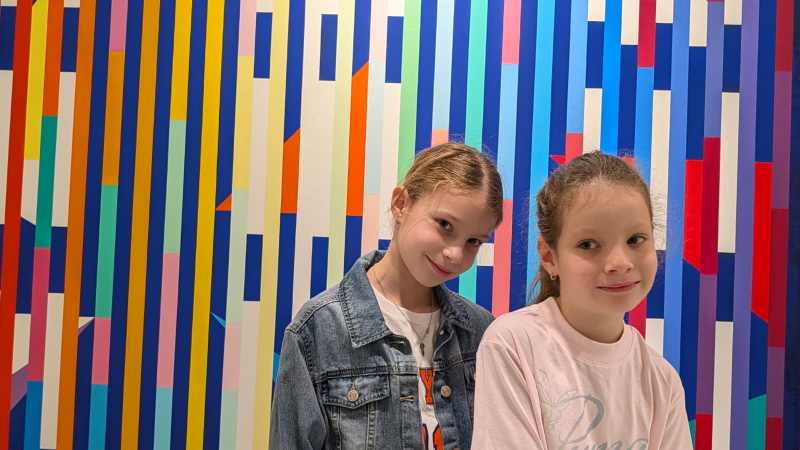
#> input picture video/v2/engine/assets/photos/IMG-20261128-WA0057.jpg, 1600 x 900 px (shown at 1/2 size)
$ python grade_photo.py assets/photos/IMG-20261128-WA0057.jpg assets/photos/IMG-20261128-WA0058.jpg
#> lines starting #> are read from the running program, lines starting #| are printed output that depends on the picture
#> in main, image is the input picture: PIL image 1600x900 RGB; mean R, G, B 130.8, 114.9, 118.7
"""Colour grade for the family photos of the v2 film, so they sit in the film's look (one grade for every photo):
the dark room is lifted, shadows lean to the film's navy, lights to its paper white, the background is calmer
(greens and greys lose colour) and the painted colours stay vivid. Skin tones are left alone.
Usage: python grade_photo.py <source.jpg> <target.jpg>   (EXIF orientation is applied, the source is not changed)"""
import sys
import numpy as np
from PIL import Image, ImageOps

INK = np.array([0x23, 0x2C, 0x5E]) / 255        # palette.js INK
PAPER = np.array([0xF7, 0xF5, 0xEE]) / 255      # palette.js PAPER
MAX_SIDE = 2200
GRADE = dict(gamma=0.78, warm=0.025, navy=0.5, navy_falloff=2.4, paper=0.22, green_keep=0.4, grey_keep=0.7,
             wood_keep=0.86, vivid_gain=0.22, contrast=0.08)


def rgb_to_hsv(rgb):
    high, low = rgb.max(-1), rgb.min(-1)
    span = high - low
    safe = np.where(span == 0, 1, span)
    r, g, b = rgb[..., 0], rgb[..., 1], rgb[..., 2]
    hue = np.where(high == r, ((g - b) / safe) % 6, np.where(high == g, (b - r) / safe + 2, (r - g) / safe + 4)) / 6
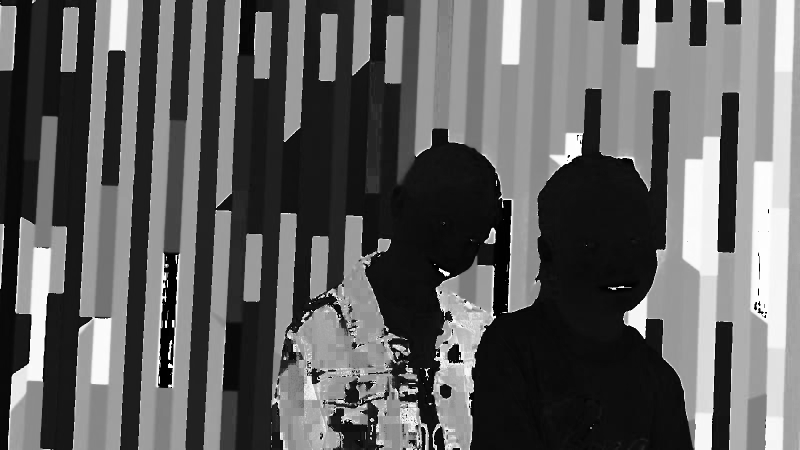
#> hue: shape (900, 1600) float64 (shown at 1/2 size); min 0, max 1, mean 0.38
    return np.stack([np.where(span == 0, 0, hue), np.where(high == 0, 0, span / np.where(high == 0, 1, high)), high], -1)


def hsv_to_rgb(hsv):
    h, s, v = hsv[..., 0] * 6, hsv[..., 1], hsv[..., 2]
    channel = lambda n: v - v * s * np.clip(np.minimum((n + h) % 6, 4 - (n + h) % 6), 0, 1)
    return np.stack([channel(5), channel(3), channel(1)], -1)


def smoothstep(a, b, x):
    t = np.clip((x - a) / (b - a), 0, 1)
    return t * t * (3 - 2 * t)


def band(hue, lo, hi, soft=0.03):
    """1 inside the hue band lo..hi (0..1), soft edges."""
    return smoothstep(lo - soft, lo + soft, hue) * (1 - smoothstep(hi - soft, hi + soft, hue))


def grade(rgb, g=GRADE):
    rgb = rgb ** g['gamma']                                              # lift the room
    rgb = rgb * np.array([1 + g['warm'], 1, 1 - g['warm']])              # a little warmer
    rgb = np.clip(rgb, 0, 1)
    luma = (rgb @ np.array([0.299, 0.587, 0.114]))[..., None]
    rgb = rgb + g['contrast'] * (smoothstep(0, 1, rgb) - rgb)            # a touch of contrast back in the mids
    hsv = rgb_to_hsv(np.clip(rgb, 0, 1))
    hue, sat = hsv[..., 0], hsv[..., 1]
    keep = np.ones_like(sat)
    keep = keep * (1 - (1 - g['green_keep']) * band(hue, 0.17, 0.50))    # plants, green light
    keep = keep * (1 - (1 - g['grey_keep']) * (1 - smoothstep(0.12, 0.30, sat)))   # walls, sofa
    keep = keep * (1 - (1 - g['wood_keep']) * band(hue, 0.06, 0.13) * smoothstep(0.45, 0.6, sat))   # the table
    vivid = smoothstep(0.4, 0.7, sat) * (1 - band(hue, 0.03, 0.13))      # paint, markers, shirt: not skin, not wood
#> call 3 of band, with lo = 0.03, hi = 0.13, soft = 0.03
#> in smoothstep (call 9), `t = np.clip((x - a) / (b - a), 0, 1)`:
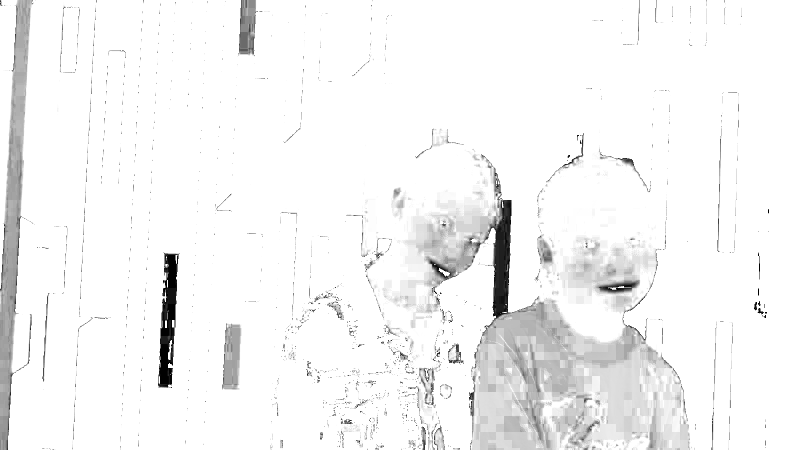
#> t: shape (900, 1600) float64 (shown at 1/2 size); min 0, max 1, mean 0.957
#> in band (call 3), `return smoothstep(lo - soft, lo + soft, hue) * (1 - smoothstep(hi - so..`:
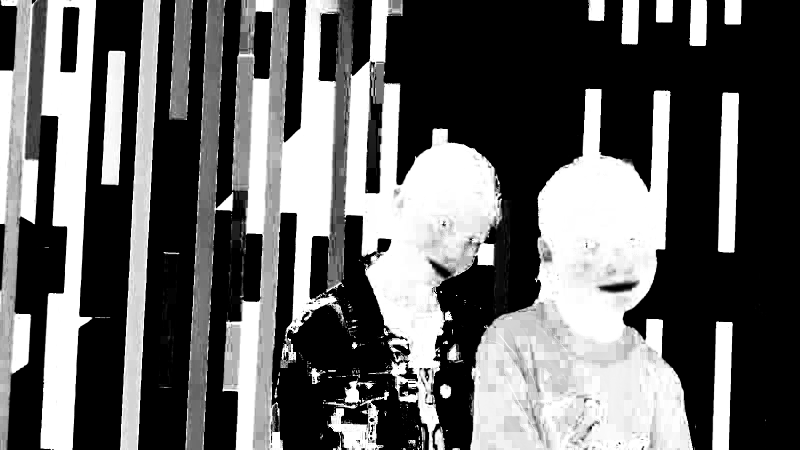
#> returned value: shape (900, 1600) float64 (shown at 1/2 size); min 0, max 1, mean 0.392
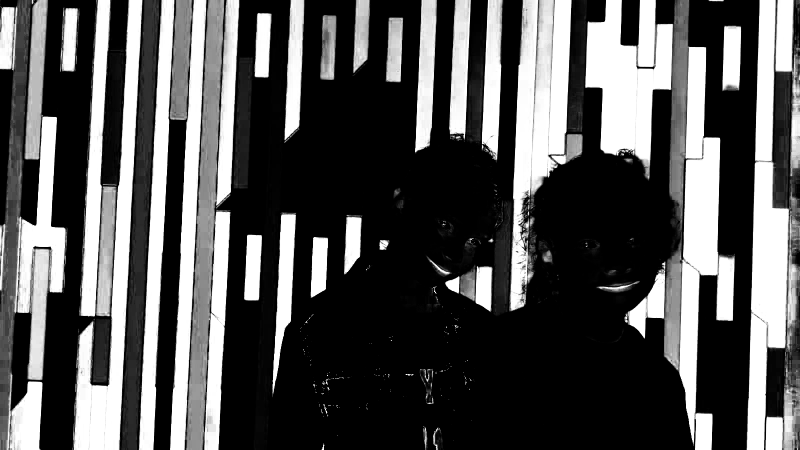
#> vivid: shape (900, 1600) float64 (shown at 1/2 size); min 0, max 1, mean 0.331
    hsv[..., 1] = np.clip(sat * keep * (1 + g['vivid_gain'] * vivid), 0, 1)
#> hsv: shape (900, 1600, 3) float64; mean of channels 0, 1, 2 0.38, 0.515, 0.727
    rgb = hsv_to_rgb(hsv)
#> in hsv_to_rgb, `h, s, v = hsv[..., 0] * 6, hsv[..., 1], hsv[..., 2]`:
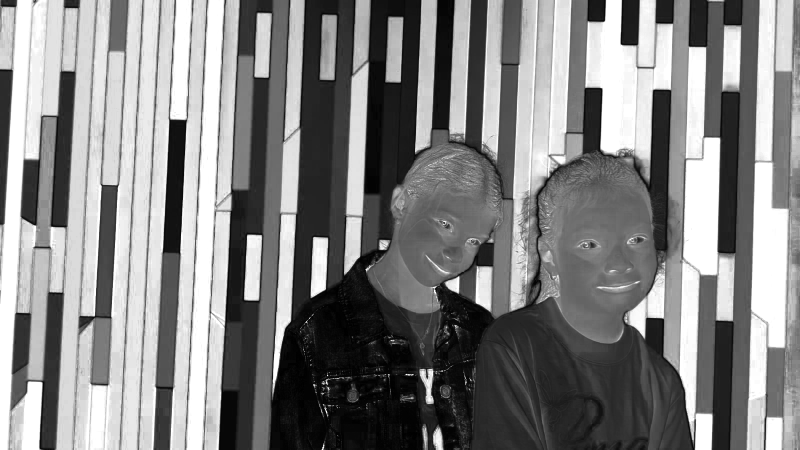
#> s: shape (900, 1600) float64 (shown at 1/2 size); min 0, max 1, mean 0.515
    shadow = g['navy'] * (1 - luma) ** g['navy_falloff']                 # shadows lean to navy (black becomes navy)
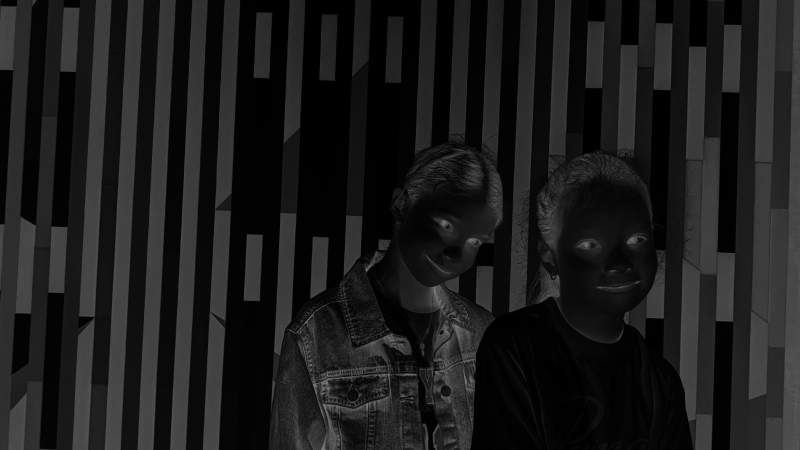
#> shadow: shape (900, 1600, 1) float64 (shown at 1/2 size); min 3.9e-07, max 0.5, mean 0.109
    rgb = rgb * (1 - shadow) + INK * shadow
    light = g['paper'] * luma ** 3                                       # lights lean to paper white
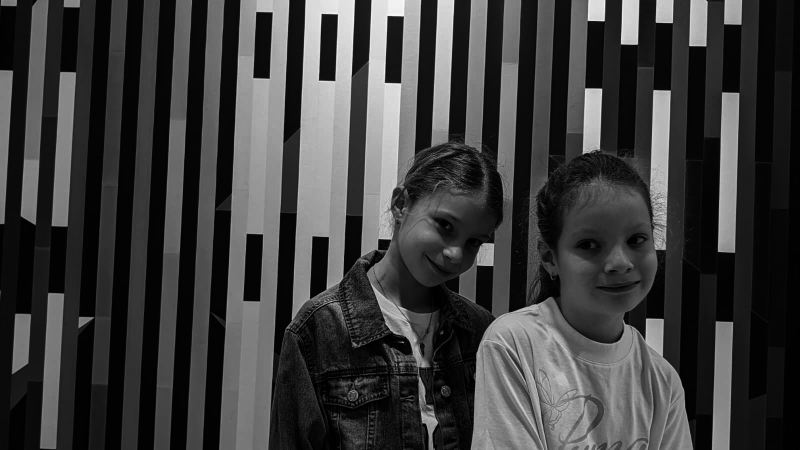
#> light: shape (900, 1600, 1) float64 (shown at 1/2 size); min 0, max 0.218, mean 0.0528; drawn with min black and max white
    rgb = rgb * (1 - light) + rgb * PAPER / PAPER.max() * light
    return np.clip(rgb, 0, 1)


def main(source, target):
    image = ImageOps.exif_transpose(Image.open(source)).convert('RGB')
    image.thumbnail((MAX_SIDE, MAX_SIDE), Image.LANCZOS)
    out = grade(np.asarray(image, dtype=np.float64) / 255)
    Image.fromarray((out * 255 + 0.5).astype(np.uint8)).save(target, quality=93)
    print(target, image.size)
#| assets/photos/IMG-20261128-WA0058.jpg (1600, 900)


if __name__ == '__main__':
    if len(sys.argv) != 3:
        sys.exit(__doc__)
    main(sys.argv[1], sys.argv[2])

$ run again, on video/v2/engine/assets/photos/PXL_20261127_123825553.jpg
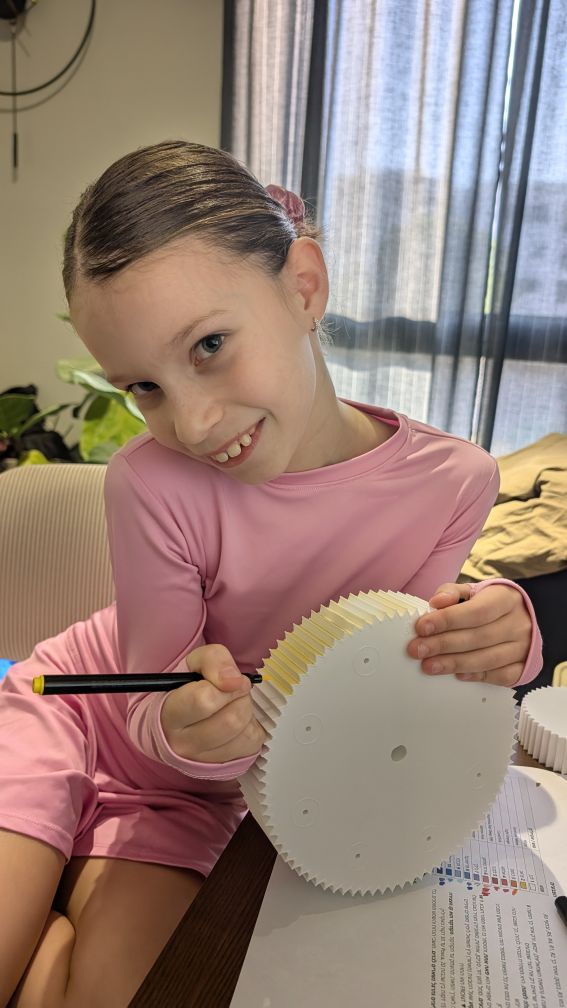
#> input picture video/v2/engine/assets/photos/PXL_20261127_123825553.jpg, 2268 x 4032 px (shown at 1/4 size)
#> in main, image is the input picture: PIL image 2268x4032 RGB; mean R, G, B 151.3, 129.1, 119.1
#> image: PIL image 1237x2200 RGB
#> in smoothstep (call 8), `t = np.clip((x - a) / (b - a), 0, 1)`:
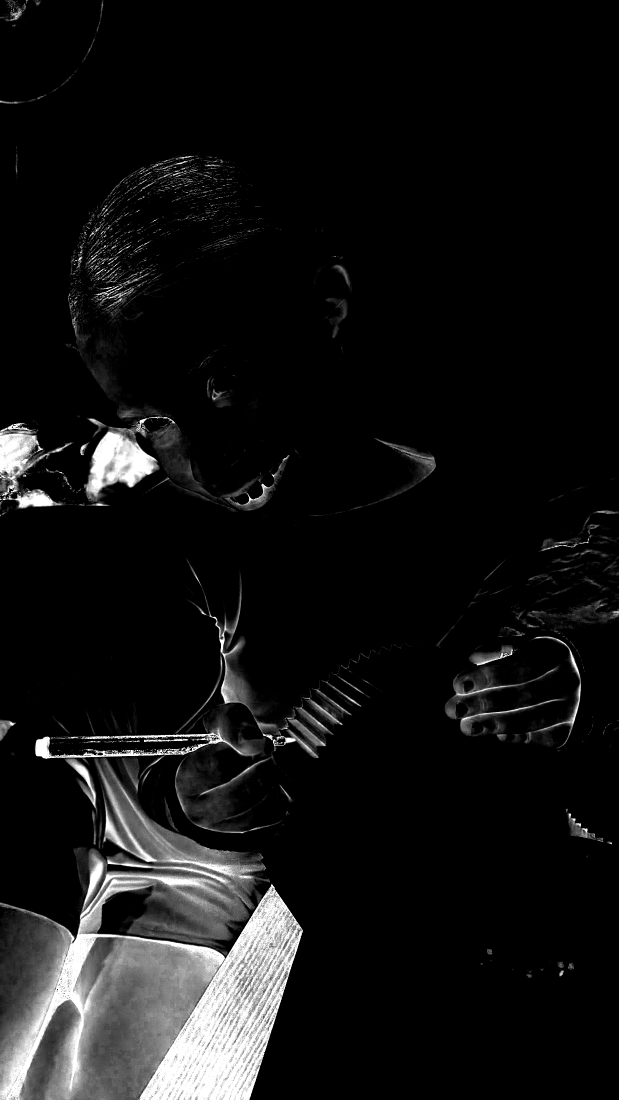
#> t: shape (2200, 1237) float64 (shown at 1/2 size); min 0, max 1, mean 0.0756
#> in smoothstep (call 9), `return t * t * (3 - 2 * t)`:
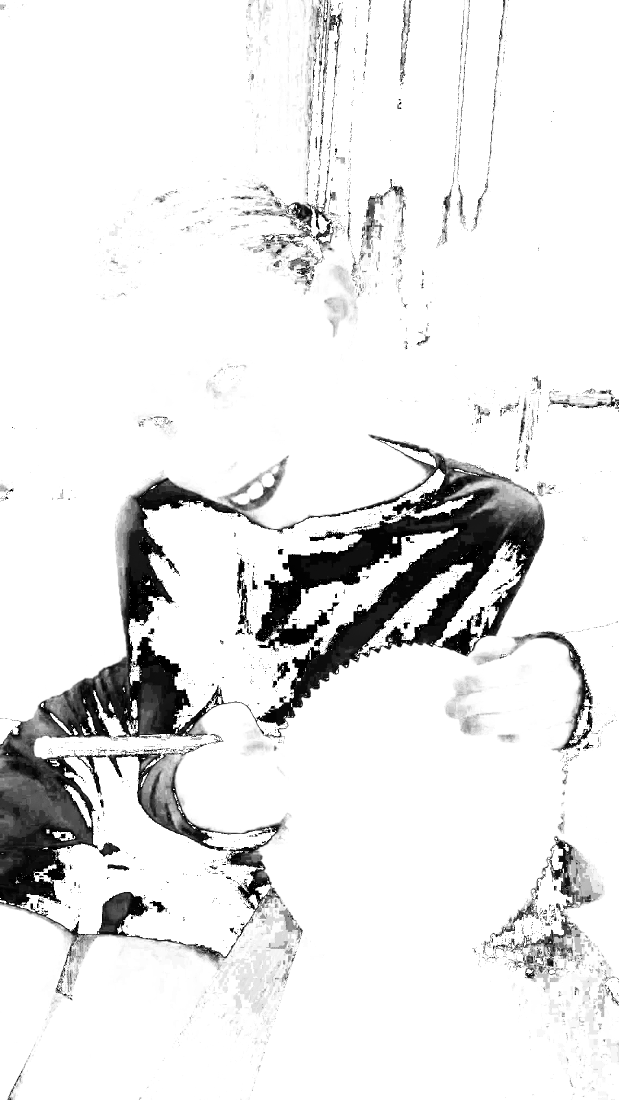
#> returned value: shape (2200, 1237) float64 (shown at 1/2 size); min 0, max 1, mean 0.907
#| assets/photos/PXL_20261127_123825553.jpg (1237, 2200)

$ run again, on video/v2/engine/assets/photos/PXL_20261127_150456191.PORTRAIT.jpg
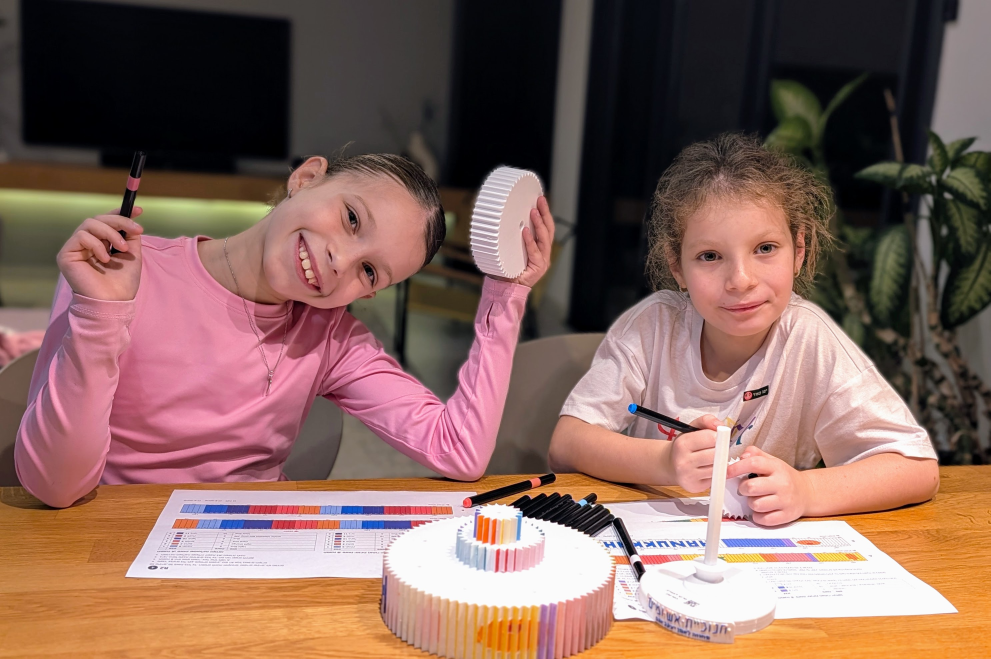
#> input picture video/v2/engine/assets/photos/PXL_20261127_150456191.PORTRAIT.jpg, 2971 x 1976 px (shown at 1/3 size)
#> in main, image is the input picture: PIL image 2971x1976 RGB; mean R, G, B 134.1, 101.8, 92.9
#> image: PIL image 2200x1463 RGB
#> in grade, `keep = keep * (1 - (1 - g['grey_keep']) * (1 - smoothstep(0.12, 0.30, ..`:
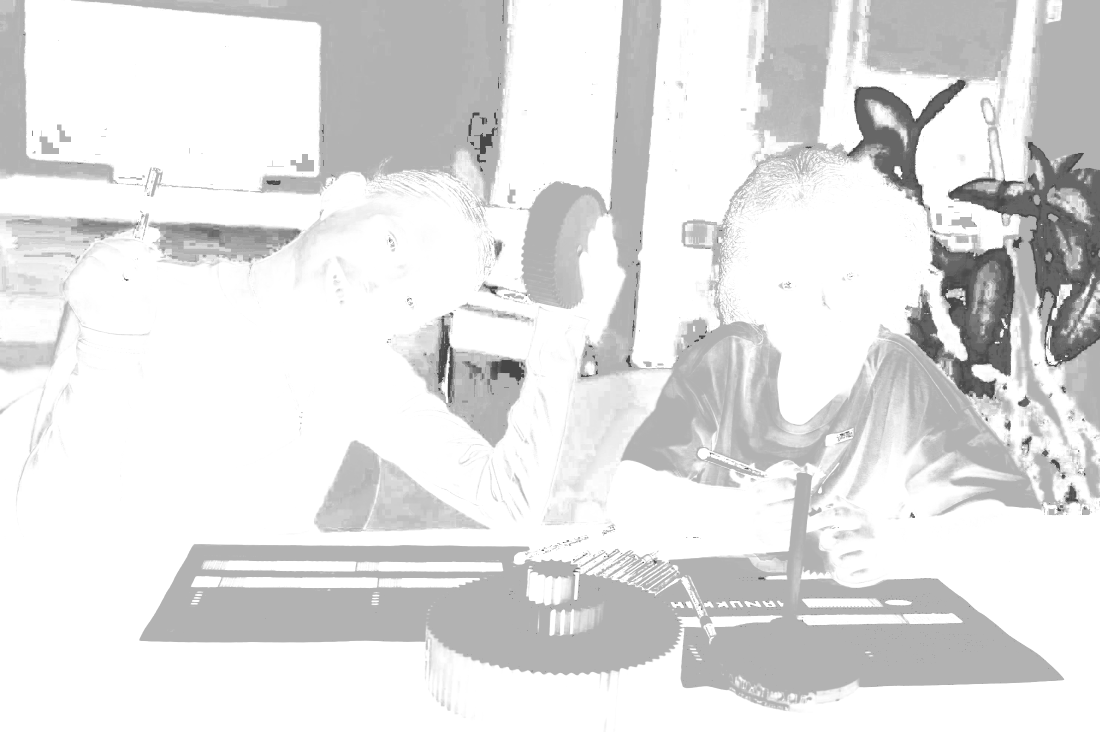
#> keep: shape (1463, 2200) float64 (shown at 1/2 size); min 0.28, max 1, mean 0.886
#> in smoothstep (call 5), `return t * t * (3 - 2 * t)`:
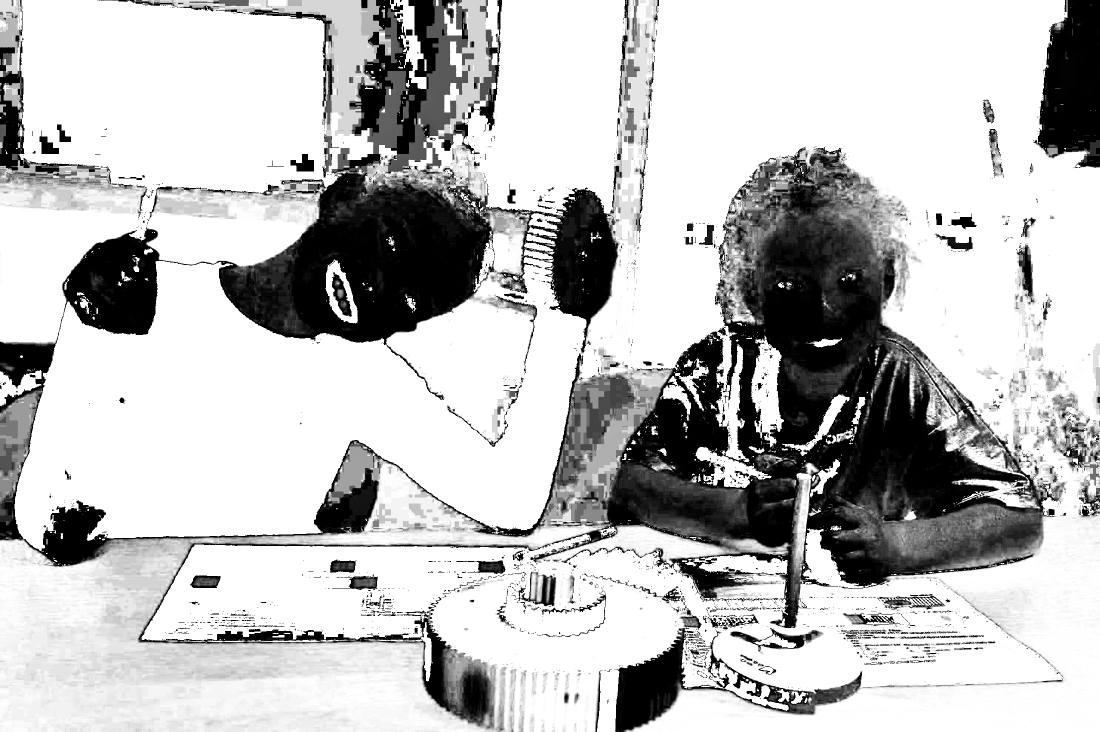
#> returned value: shape (1463, 2200) float64 (shown at 1/2 size); min 0, max 1, mean 0.747
#| assets/photos/PXL_20261127_150456191.PORTRAIT.jpg (2200, 1463)

$ run again, on video/v2/engine/assets/photos/PXL_20261127_153201601.jpg
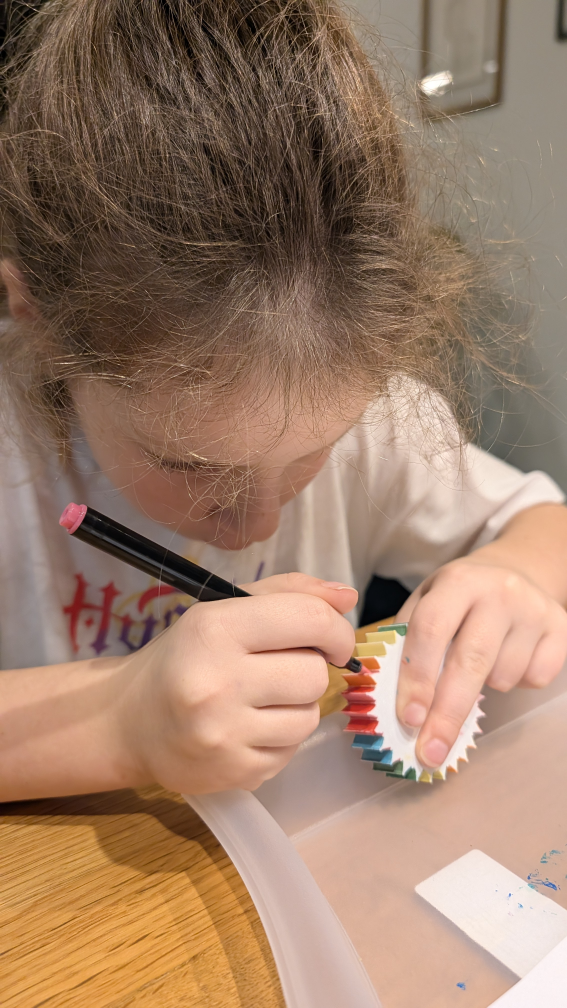
#> input picture video/v2/engine/assets/photos/PXL_20261127_153201601.jpg, 2268 x 4032 px (shown at 1/4 size)
#> in main, image is the input picture: PIL image 2268x4032 RGB; mean R, G, B 156.6, 125.7, 104.5
#> image: PIL image 1237x2200 RGB
#> in smoothstep (call 5), `return t * t * (3 - 2 * t)`:
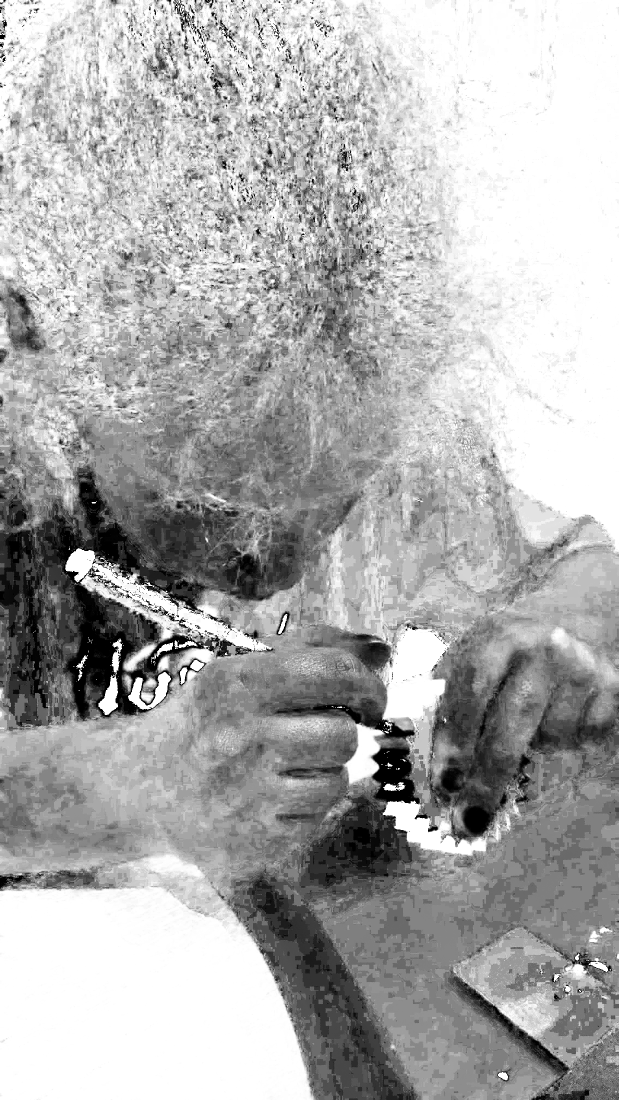
#> returned value: shape (2200, 1237) float64 (shown at 1/2 size); min 0, max 1, mean 0.68
#| assets/photos/PXL_20261127_153201601.jpg (1237, 2200)
